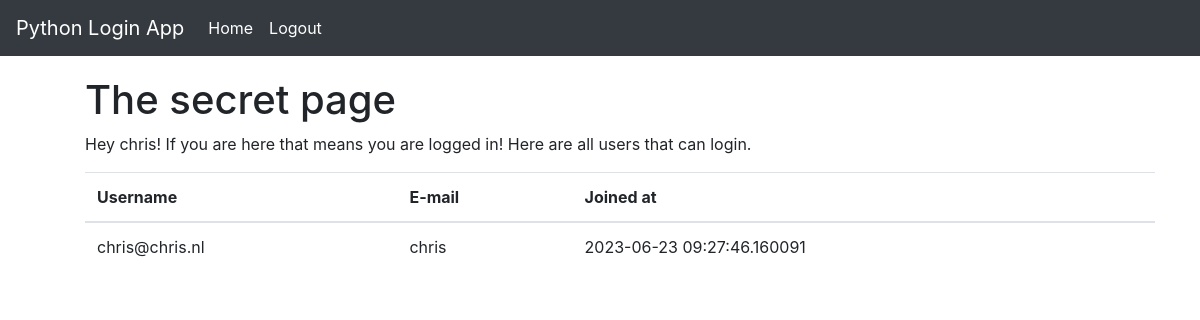
/ (signed in), run on an earlier commit of the app's database.
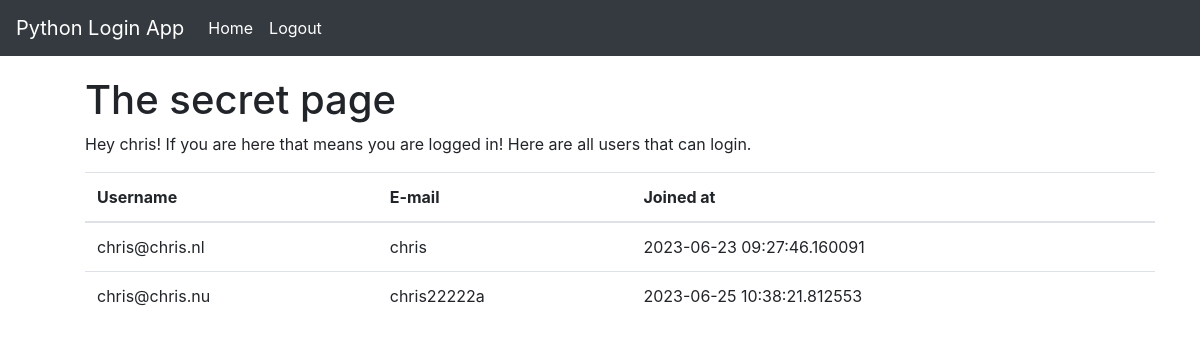
And on a later commit of the database.
### models.py (models this page shows, shortened)
class User(UserMixin, db.Model):
  id = db.Column(db.Integer, primary_key=True)
  username = db.Column(db.String(64), index=True, unique=True)
  email = db.Column(db.String(120), unique = True, index = True)
  password_hash = db.Column(db.String(128))
  joined_at = db.Column(db.DateTime(), default = datetime.utcnow, index = True)

### routes.py (the view)
@app.route('/')
@login_required
def index():
  current_users = User.query.all()
  return render_template('landing_page.html', current_users = current_users)

### routes.py (called while the page is built)
@login_manager.user_loader
def load_user(user_id):
  return User.query.get(int(user_id))

### templates/landing_page.html (shortened to what this page needs)
{% extends "base.html"  %}
{% block content %}
<head>
  <h1>The secret page</h1>
</head>
<p>
  Hey {{current_user.username}}! If you are here that means you are logged in! Here are
  all users that can login.
</p>
      <table class="table">
        <thead>
          <tr>
            <th scope="col">Username</th>
            <th scope="col">E-mail</th>
            <th scope="col">Joined at</th>
          </tr>
        </thead>
        <tbody>
          {% for user in current_users %}
          <tr>
            <td>{{ user.email }}</td>
            <td>{{ user.username }}</td>
            <td>{{ user.joined_at }}</td>
          </tr>
          {% endfor %}
        </tbody>
      </table>
{% endblock %}

### templates/base.html (shortened to what this page needs)
<!DOCTYPE html>
<html lang="en">
<head>
    <link rel="stylesheet" href="https://cdn.jsdelivr.net/npm/bootstrap@4.3.1/dist/css/bootstrap.min.css">
</head>
<body>
    <header>
      <nav class="navbar navbar-expand-md navbar-dark fixed-top bg-dark">
        <a class="navbar-brand" href="#">Python Login App</a>
        <div class="collapse navbar-collapse" id="navbarCollapse">
          <ul class="navbar-nav mr-auto">
            <li class="nav-item active">
              <a class="nav-link" href="{{ url_for('index')}}">Home</a>
            </li>
            <li class="nav-item active">
              <a class="nav-link" href="{{ url_for('logout')}}">Logout</a>
            </li>
        </div>
      </nav>
    </header>
    <main role="main" class="container" style="padding-top: 60px">
    <menu>
      {% block content %}
      {% endblock %}
    </main>
</body>
</html>

What changed in the data, as far as the page shows it:
added User: email "chris@chris.nu", username "chris22222a", joined_at "2023-06-25 10:38:21.812553"
